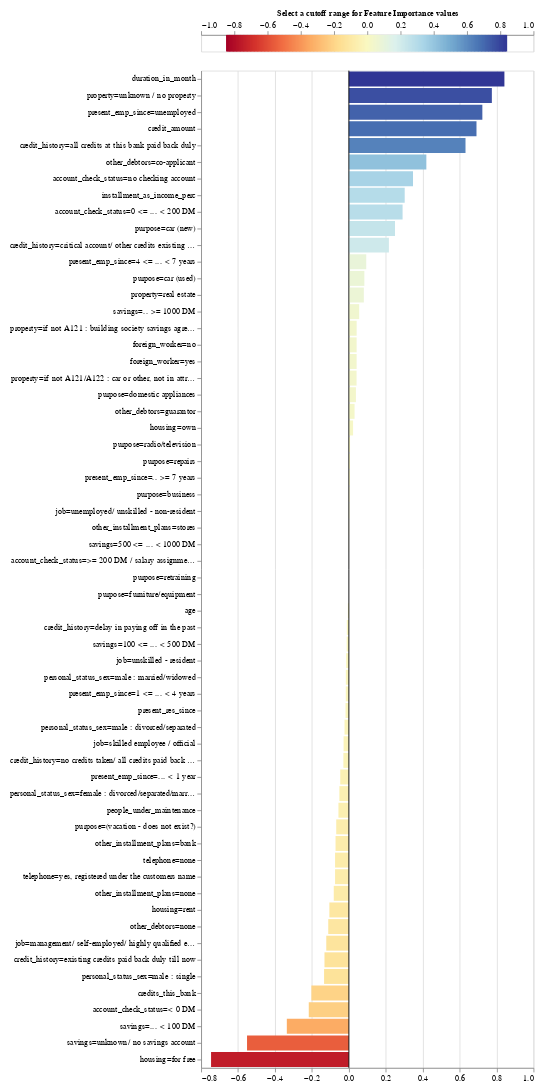

Notebook code for this chart:
### Code cell
exp.plot_features_importance()

### Figure 1 — Vega-Lite specification as saved in the notebook (floating-point values rounded to 4 significant figures; data arrays with more than 128 entries replaced by an {"elided": "..."} marker saying what was removed)
{"config": {"view": {"continuousWidth": 400, "continuousHeight": 300}, "axis": {"labelFontSize": 10, "labelLimit": 225.0}}, "vconcat": [{"layer": [{"data": {"name": "data-b77e5a2475549e44cb0c50561077d09b"}, "mark": {"type": "rule", "strokeWidth": 3}, "encoding": {"color": {"type": "quantitative", "field": "xValue", "legend": null, "scale": {"domain": [-0.8425, 0.8425], "domainMid": 0, "scheme": "redyellowblue"}}, "x": {"type": "quantitative", "axis": {"orient": "top", "titleFontSize": 10}, "field": "xValue", "title": "Select a cutoff range for Feature Importance values "}}}, {"data": {"name": "data-c7bc3ae69e1253e8223f70a11d04b99d"}, "mark": {"type": "rect", "color": "black", "height": 20, "opacity": 0.4, "tooltip": true}, "encoding": {"x": {"type": "quantitative", "field": "x_min"}, "x2": {"field": "x_max"}, "y": {"type": "quantitative", "axis": null, "field": "y"}}, "selection": {"Cutter": {"type": "single", "fields": ["cutoff"], "bind": {"input": "range", "max": 0.8425, "min": 0, "name": "Importance cutoff value (±) ", "step": 0.01685}, "init": {"cutoff": 0.0}}}, "transform": [{"calculate": "(-Cutter.cutoff)", "as": "x_min"}, {"calculate": "Cutter.cutoff", "as": "x_max"}]}], "height": 20}, {"layer": [{"data": {"name": "data-b8fa0abc5ca8d130d05312ecd98cb814"}, "mark": "bar", "encoding": {"color": {"type": "quantitative", "field": "value", "legend": null, "scale": {"domain": [-0.8425, 0.8425], "domainMid": 0, "scheme": "blueorange"}}, "tooltip": [{"type": "nominal", "field": "name", "title": "Feature"}, {"type": "quantitative", "field": "value", "title": "Importance"}], "x": {"type": "quantitative", "field": "value", "title": null}, "y": {"type": "nominal", "field": "name", "sort": {"field": "value", "op": "mean", "order": "descending"}, "title": null}}, "selection": {"Cutter": {"type": "single", "fields": ["cutoff"], "bind": {"input": "range", "max": 0.8425, "min": 0, "name": "Importance cutoff value (±) ", "step": 0.01685}, "init": {"cutoff": 0.0}}}, "transform": [{"filter": "((datum.value > Cutter.cutoff) || (datum.value < (-Cutter.cutoff)))"}]}, {"data": {"name": "data-9c00aa9dc2b1c1a0b4bf9b34ead12925"}, "mark": "rule", "encoding": {"x": {"type": "quantitative", "field": "x"}}}]}], "padding": 10, "$schema": "https://vega.github.io/schema/vega-lite/v4.8.1.json", "datasets": {"data-b77e5a2475549e44cb0c50561077d09b": {"elided": "200 records"}, "data-c7bc3ae69e1253e8223f70a11d04b99d": [{"y": 0, "x": -0.5, "x2": 0.5}], "data-b8fa0abc5ca8d130d05312ecd98cb814": [{"name": "duration_in_month", "value": 0.8425}, {"name": "credit_amount", "value": 0.6913}, {"name": "installment_as_income_perc", "value": 0.3025}, {"name": "present_res_since", "value": -0.01789}, {"name": "age", "value": -0.005107}, {"name": "credits_this_bank", "value": -0.2028}, {"name": "people_under_maintenance", "value": -0.05631}, {"name": "account_check_status=0 <= ... < 200 DM", "value": 0.2911}, {"name": "account_check_status=< 0 DM", "value": -0.217}, {"name": "account_check_status=>= 200 DM / salary assignments for at least 1 year", "value": 0.0001574}, {"name": "account_check_status=no checking account", "value": 0.3475}, {"name": "credit_history=all credits at this bank paid back duly", "value": 0.6318}, {"name": "credit_history=critical account/ other credits existing (not at this bank)", "value": 0.2169}, {"name": "credit_history=delay in paying off in the past", "value": -0.01108}, {"name": "credit_history=existing credits paid back duly till now", "value": -0.1319}, {"name": "credit_history=no credits taken/ all credits paid back duly", "value": -0.02958}, {"name": "purpose=(vacation - does not exist?)", "value": -0.06827}, {"name": "purpose=business", "value": 0.003719}, {"name": "purpose=car (new)", "value": 0.25}, {"name": "purpose=car (used)", "value": 0.08408}, {"name": "purpose=domestic appliances", "value": 0.03837}, {"name": "purpose=education", "value": 0.0}, {"name": "purpose=furniture/equipment", "value": -2.932e-18}, {"name": "purpose=radio/television", "value": 0.006559}, {"name": "purpose=repairs", "value": 0.005903}, {"name": "purpose=retraining", "value": 2.374e-18}, {"name": "savings=.. >= 1000 DM ", "value": 0.05612}, {"name": "savings=... < 100 DM", "value": -0.3358}, {"name": "savings=100 <= ... < 500 DM", "value": -0.01183}, {"name": "savings=500 <= ... < 1000 DM ", "value": 0.001142}, {"name": "savings=unknown/ no savings account", "value": -0.5512}, {"name": "present_emp_since=.. >= 7 years", "value": 0.005371}, {"name": "present_emp_since=... < 1 year ", "value": -0.04645}, {"name": "present_emp_since=1 <= ... < 4 years", "value": -0.0165}, {"name": "present_emp_since=4 <= ... < 7 years", "value": 0.09433}, {"name": "present_emp_since=unemployed", "value": 0.723}, {"name": "personal_status_sex=female : divorced/separated/married", "value": -0.05122}, {"name": "personal_status_sex=male : divorced/separated", "value": -0.02335}, {"name": "personal_status_sex=male : married/widowed", "value": -0.01629}, {"name": "personal_status_sex=male : single", "value": -0.1341}, {"name": "other_debtors=co-applicant", "value": 0.4198}, {"name": "other_debtors=guarantor", "value": 0.03108}, {"name": "other_debtors=none", "value": -0.1115}, {"name": "property=if not A121 : building society savings agreement/ life insurance", "value": 0.04231}, {"name": "property=if not A121/A122 : car or other, not in attribute 6", "value": 0.04189}, {"name": "property=real estate", "value": 0.08118}, {"name": "property=unknown / no property", "value": 0.7745}, {"name": "other_installment_plans=bank", "value": -0.07199}, {"name": "other_installment_plans=none", "value": -0.08167}, {"name": "other_installment_plans=stores", "value": 0.00167}, {"name": "housing=for free", "value": -0.7461}, {"name": "housing=own", "value": 0.02304}, {"name": "housing=rent", "value": -0.1054}, {"name": "job=management/ self-employed/ highly qualified employee/ officer", "value": -0.1222}, {"name": "job=skilled employee / official", "value": -0.02836}, {"name": "job=unemployed/ unskilled - non-resident", "value": 0.002832}, {"name": "job=unskilled - resident", "value": -0.01441}, {"name": "telephone=none", "value": -0.07459}, {"name": "telephone=yes, registered under the customers name ", "value": -0.07459}, {"name": "foreign_worker=no", "value": 0.04219}, {"name": "foreign_worker=yes", "value": 0.04219}], "data-9c00aa9dc2b1c1a0b4bf9b34ead12925": [{"x": 0}]}}
